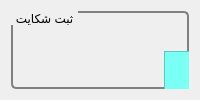
      <widget class="QWidget" name="tab_3">
       <attribute name="title">
        <string>مدیریت</string>
       </attribute>
       <layout class="QGridLayout" name="gridLayout_9">
        <item row="0" column="0">
         <widget class="QGroupBox" name="groupBox_2">
          <property name="styleSheet">
           <string notr="true">QGroupBox {
    background-color: qlineargradient(x1: 0, y1: 0, x2: 0, y2: 1,
                                      stop: 0 #E0E0E0, stop: 1 #FFFFFF);
    border: 2px solid gray;
    border-radius: 5px;
    margin-top: 1ex; /* leave space at the top for the title */
}

QGroupBox::title {
    subcontrol-origin: margin;
    subcontrol-position: top left; /* position at the top right */
    padding: 0 3px;
    background-color: qlineargradient(x1: 0, y1: 0, x2: 0, y2: 1,
                                      stop: 0 #FFOECE, stop: 1 #FFFFFF);
}</string>
          </property>
          <property name="title">
           <string>ثبت شکایت</string>
          </property>
          <widget class="QPushButton" name="pushButton_4">
           <property name="geometry">
            <rect>
             <x>17</x>
             <y>256</y>
             <width>80</width>
             <height>16</height>
            </rect>
           </property>
           <property name="styleSheet">
            <string notr="true">QPushButton {
    border: 2px solid #8f8f91;
    border-radius: 6px;
    background-color: qlineargradient(x1: 0, y1: 0, x2: 0, y2: 1,
                                      stop: 0 #f6f7fa, stop: 1 #dadbde);
    min-width: 80px;
}

QPushButton:pressed {
    background-color: qlineargradient(x1: 0, y1: 0, x2: 0, y2: 1,
                                      stop: 0 #dadbde, stop: 1 #f6f7fa);
}

QPushButton:flat {
    border: none; /* no border for a flat push button */
}

QPushButton:default {
    border-color: navy; /* make the default button prominent */
}
QPushButton:open { /* when the button has its menu open */
    background-color: qlineargradient(x1: 0, y1: 0, x2: 0, y2: 1,
                                      stop: 0 #dadbde, stop: 1 #f6f7fa);
}

QPushButton::menu-indicator {
    image: url(menu_indicator.png);
    subcontrol-origin: padding;
    subcontrol-position: bottom right;
}

QPushButton::menu-indicator:pressed, QPushButton::menu-indicator:open {
    position: relative;
    top: 2px; left: 2px; /* shift the arrow by 2 px */
}
QPushButton:open { /* when the button has its menu open */
    background-color: qlineargradient(x1: 0, y1: 0, x2: 0, y2: 1,
                                      stop: 0 #dadbde, stop: 1 #f6f7fa);
}

QPushButton::menu-indicator {
    image: url(menu_indicator.png);
    subcontrol-origin: padding;
    subcontrol-position: bottom right;
}

QPushButton::menu-indicator:pressed, QPushButton::menu-indicator:open {
    position: relative;
    top: 2px; left: 2px; /* shift the arrow by 2 px */
}
 QPushButton {
            color: grey;
            border-image: url(/home/kamlie/code/button.png) 3 10 3 10;
            border-top: 3px transparent;
            border-bottom: 3px transparent;
            border-right: 10px transparent;
            border-left: 10px transparent;
        }

QPushButton#evilButton {
    background-color: red;
    border-style: outset;
    border-width: 2px;
    border-color: beige;
}</string>
           </property>
           <property name="text">
            <string>ثبت</string>
           </property>
          </widget>
          <widget class="Line" name="line_16">
           <property name="geometry">
            <rect>
             <x>11</x>
             <y>178</y>
             <width>635</width>
             <height>16</height>
            </rect>
           </property>
           <property name="orientation">
            <enum>Qt::Horizontal</enum>
           </property>
          </widget>
          <widget class="QLabel" name="label_18">
           <property name="geometry">
            <rect>
             <x>652</x>
             <y>83</y>
             <width>65</width>
             <height>16</height>
            </rect>
           </property>
           <property name="styleSheet">
            <string notr="true"/>
           </property>
           <property name="frameShape">
            <enum>QFrame::NoFrame</enum>
           </property>
           <property name="text">
            <string>&lt;html&gt;&lt;head/&gt;&lt;body&gt;&lt;p&gt;&lt;span style=&quot; font-size:10pt; color:#b8032d;&quot;&gt;ثبت شکایت&lt;/span&gt;&lt;/p&gt;&lt;/body&gt;&lt;/html&gt;</string>
           </property>
          </widget>
          <widget class="QTextEdit" name="textEdit">
           <property name="geometry">
            <rect>
             <x>153</x>
             <y>40</y>
             <width>181</width>
             <height>131</height>
            </rect>
           </property>
           <property name="styleSheet">
            <string notr="true">QTextEdit, QListView {
    background-color: rgb(121, 255, 244);
    background-image: url(draft.png);
    background-attachment: fixed;
}</string>
           </property>
          </widget>
         </widget>
        </item>
       </layout>
      </widget>
